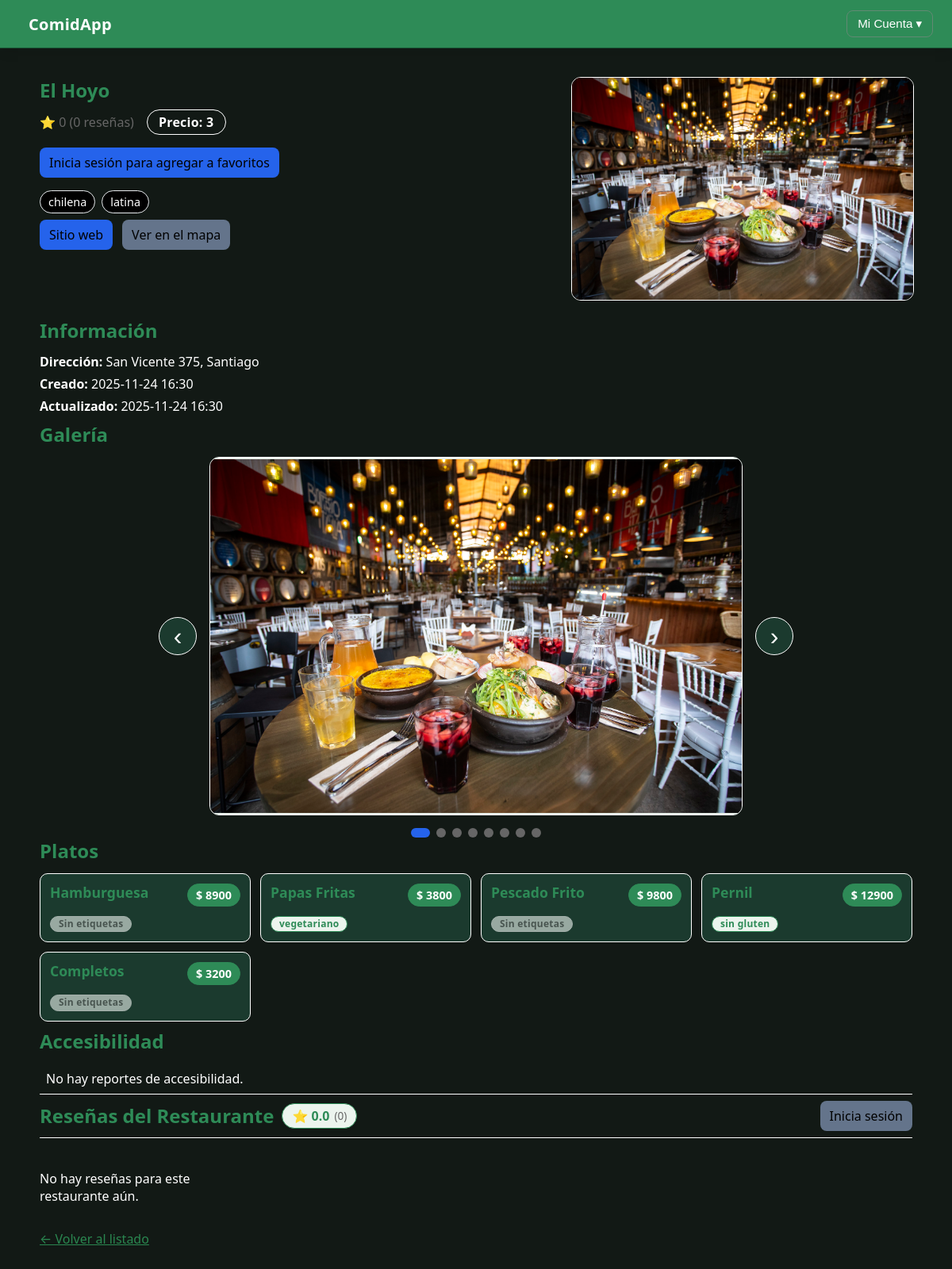
Page /restaurantes/3/ on the committed database.
### aplicacion/models.py (models this page shows, shortened)
class Restaurant(models.Model):
    name = models.CharField(max_length = 100)
    address = models.CharField(max_length = 100)
    lat = models.FloatField()
    lon = models.FloatField()
    price = models.IntegerField(choices = [(1, 1), (2, 2), (3, 3), (4, 4), (5, 5)])
    url = models.URLField(blank = True, null = True)
    cuisines = models.ManyToManyField(Cuisine, blank = True)
    tags = models.ManyToManyField("Tag", through = "RestaurantTag", blank = True)
    avg_rating = models.FloatField(default = 0)
    review_count = models.IntegerField(default = 0)
    created_at = models.DateTimeField(auto_now_add = True)
    updated_at = models.DateTimeField(auto_now = True)
    class Meta:
        models.Index(fields = ["name"])
        models.Index(fields = ["address"])

class Cuisine(models.Model):
    name = models.CharField(max_length = 100, unique = True)

class Photo(models.Model):
    class Category(models.TextChoices):
        KITCHEN = "kitchen", "kitchen"
        BATHROOM = "bathroom", "bathroom"
        TABLES = "tables", "tables"
        ENTRANCE = "entrance", "entrance"
        MENU = "menu", "menu"
        DISH = "dish", "dish"
        OTHER = "other", "other"  # categoría comodín
    uploaded_by = models.ForeignKey(
        settings.AUTH_USER_MODEL, on_delete = models.CASCADE, null = True, blank = True
    )
    restaurant = models.ForeignKey(
        Restaurant, on_delete = models.CASCADE, related_name = "photos"
    )
    dish = models.ForeignKey(
        Dish, on_delete = models.SET_NULL, null = True, blank = True, related_name = "photos"
    )
    category = models.CharField(max_length = 20, choices = Category.choices)
    category_label = models.CharField(max_length = 50, blank = True)
    image = models.ImageField(
        upload_to='photos/',
        max_length=300
    )
    taken_at = models.DateField(null = True, blank = True)
    is_approved = models.BooleanField(default = False)
    created_at = models.DateTimeField(auto_now_add = True)

class Dish(models.Model):
    restaurant = models.ForeignKey(
        Restaurant, on_delete = models.CASCADE, related_name = "dishes"
    )
    dish_type = models.ForeignKey(
        DishType, on_delete = models.SET_NULL, null = True, blank = True, related_name = "restaurant_dishes"
    )
    name = models.CharField(max_length = 100)              # nombre tal cual en la carta del restaurant
    description = models.TextField(blank = True)
    price_ref = models.IntegerField(default = 0)
    tags = models.ManyToManyField("Tag", through = "DishTag", blank = True)
    class Meta:
        unique_together = ("restaurant", "name")

class Tag(models.Model):
    SCOPE = [
        ("restaurant", "restaurant"),
        ("dish", "dish"),
        ("both", "both"),
    ]
    code = models.SlugField(max_length = 100, unique = True)
    name = models.CharField(max_length = 100, unique = True)
    scope = models.CharField(max_length = 20, choices = SCOPE, default = "both")
    group = models.CharField(max_length = 50, blank = True)
    def __str__(self) -> str:
        return self.name

### aplicacion/views.py (the view)
# urls.py: path('restaurantes/<int:restaurante_id>/', views.detalle_restaurante, name='detalle_restaurante'),
def detalle_restaurante(request, restaurante_id):
    restaurante = get_object_or_404(Restaurant, pk=restaurante_id)
    form = RestaurantReviewForm()
    return render(request, "detalle_restaurante.html", {
        "restaurante": restaurante,
        "form": form
        })

### aplicacion/templates/detalle_restaurante.html (shortened to what this page needs)
{% extends "base.html" %}
{% load static %}
{% block extra_head %}
<link rel="stylesheet" href="{% static 'styles/detalle_restaurante.css' %}">
<link rel="stylesheet" href="{% static 'styles/create_resena.css' %}">
{% endblock %}
{% block contenido %}
<section class="restaurant-header">
    <div class="title-and-meta">
        <h1 class="restaurant-name">{{ restaurante.name }}</h1>
        <div class="meta">
            <span class="rating">⭐ {{ restaurante.avg_rating|default:0 }} ({{ restaurante.review_count|default:0 }} reseñas)</span>
            <span class="price">Precio: {{ restaurante.price }}</span>
        </div>
        {% if user.is_authenticated %}
            <form action="{% url 'toggle_favorito' restaurante.id %}" method="post" style="margin: 10px 0;">
                {% csrf_token %}
                {% if restaurante in user.favoritos.all %}
                    <button type="submit" class="btn btn-danger">❤️ Quitar de favoritos</button>
                {% else %}
                    <button type="submit" class="btn btn-primary">🤍 Agregar a favoritos</button>
                {% endif %}
            </form>
        {% else %}
            <p>
                <a href="{% url 'login' %}?next={{ request.path }}" class="btn btn-secondary">
                    Inicia sesión para agregar a favoritos
                </a>
            </p>
        {% endif %}
        <div class="chips">
            {% for c in restaurante.cuisines.all %}
                <span class="chip">{{ c.name }}</span>
            {% empty %}
                <span class="chip chip--empty">Sin categoría</span>
            {% endfor %}
        </div>
        <div class="links">
            {% if restaurante.url %}
                <a class="btn" href="{{ restaurante.url }}" target="_blank" rel="noopener">Sitio web</a>
            {% endif %}
            <a class="btn btn--secondary" href="https://www.google.com/maps?q={{ restaurante.lat }},{{ restaurante.lon }}" target="_blank" rel="noopener">Ver en el mapa</a>
        </div>
    </div>
    <div class="cover">
        {% with cover=restaurante.photos.all.0 %}
            {% if cover  and cover.image %}
                <img class="restaurant-cover" src="{{ cover.image.url}}" alt="Foto de {{ restaurante.name }}" loading="lazy">
            {% else %}
                <img class="restaurant-cover" src="{% static 'img/placeholder-restaurant.png' %}" alt="Sin foto">
            {% endif %}
        {% endwith %}
    </div>
</section>
<section class="restaurant-info">
    <h2>Información</h2>
    <ul class="info-list">
        <li><strong>Dirección:</strong> {{ restaurante.address }}</li>
        <li><strong>Creado:</strong> {{ restaurante.created_at|date:'Y-m-d H:i' }}</li>
        <li><strong>Actualizado:</strong> {{ restaurante.updated_at|date:'Y-m-d H:i' }}</li>
    </ul>
</section>
<section class="restaurant-gallery">
    <h2>Galería</h2>
    {% if restaurante.photos.all %}
        <div class="carousel-container">
            <button class="carousel-btn carousel-btn-prev" onclick="moveCarousel(-1)">‹</button>
            <div class="carousel">
                <div class="carousel-track">
                    {% for photo in restaurante.photos.all %}
                        <div class="carousel-slide">
                            <img src="{{ photo.image.url}}" alt="{{ photo.category_label|default:photo.category }}" loading="lazy">
                        </div>
                    {% endfor %}
                </div>
            </div>
            <button class="carousel-btn carousel-btn-next" onclick="moveCarousel(1)">›</button>
        </div>
        <div class="carousel-indicators">
            {% for photo in restaurante.photos.all %}
                <span class="carousel-dot" onclick="goToSlide({{ forloop.counter0 }})"></span>
            {% endfor %}
        </div>
    {% else %}
        <p>No hay fotos disponibles.</p>
    {% endif %}
</section>
<section class="restaurant-dishes">
    <h2>Platos</h2>
    <div class="cards">
        {% for dish in restaurante.dishes.all %}
            <article class="card">
                <header>
                    <h3>{{ dish.name }}</h3>
                    {% if dish.price_ref %}<span class="badge">$ {{ dish.price_ref }}</span>{% endif %}
                </header>
                <div class="tags">
                    {% for tag in dish.tags.all %}
                        <span class="tag">{{ tag.name }}</span>
                    {% empty %}
                        <span class="tag tag--empty">Sin etiquetas</span>
                    {% endfor %}
                </div>
            </article>
        {% empty %}
            <p>No hay platos registrados.</p>
        {% endfor %}
    </div>
</section>
<section class="restaurant-accessibility">
    <h2>Accesibilidad</h2>
    <ul class="access-list">
        {% for ar in restaurante.access_reports.all %}
            <li>
                <strong>{{ ar.feature.name }}</strong>
                <span class="badge status-{{ ar.status }}">{{ ar.status }}</span>
                {% if ar.notes %}<span class="muted"> · {{ ar.notes }}</span>{% endif %}
                {% if ar.source_type %}<span class="muted"> · fuente: {{ ar.source_type }}</span>{% endif %}
            </li>
        {% empty %}
            <li>No hay reportes de accesibilidad.</li>
        {% endfor %}
    </ul>
</section>
<section class="restaurant-reviews">
    <div class="section-header">
    <div style="display: flex; align-items: center; gap: 10px;">
        <h2>Reseñas del Restaurante</h2>
        <span class="rating-badge">
            ⭐ {{ restaurante.avg_rating|default:0|floatformat:1 }}
            <span class="count-muted">
                ({% if restaurante.review_count %}{{ restaurante.review_count }}{% else %}{{ restaurante.reviews.count }}{% endif %})
            </span>
        </span>
    </div>
    {% if user.is_authenticated %}
        <button onclick="openModal()" class="btn-primary">+ Añadir Reseña</button>
    {% else %}
        <a href="/admin/login/?next={{ request.path }}" class="btn btn--secondary">Inicia sesión</a>
    {% endif %}
    </div>
    <div class="cards">
    {% for review in restaurante.reviews.all %}
        <article class="card review">
            <header>
                <div class="review-user">
                    <h3>{{ review.user.username }}</h3>
                    <footer class="muted" style="font-size: 0.8rem;">{{ review.created_at|date:'d/m/Y' }}</footer>
                </div>
                <span class="stars">⭐ {{ review.rating }}</span>
            </header>
            <p>{{ review.comment }}</p>
            {% if review.tags.all %}
                <div class="review-tags">
                    {% for tag in review.tags.all %}
                        <span class="mini-tag">{{ tag.name}} </span>
                    {% endfor %}
                </div>
            {% endif %}
            {% if review.photo %}
                <div class="review-image-container">
                    <a href="{{ review.photo.url }}" target="_blank">
                        <img src="{{ review.photo.url }}" alt="Foto de reseña" loading="lazy">
                    </a>
                </div>
            {% endif %}
        </article>
    {% empty %}
        <p class="no-reviews-msg">No hay reseñas para este restaurante aún.</p>
    {% endfor %}
</div>
</section>
<p><a href="/">← Volver al listado</a></p>
{% endblock %}

### aplicacion/static/styles/main.css (style rules this page uses)
html { color-scheme: light dark; }
:root { --bg: #f5f6f4; --panel: #ffffff; --elev: #ecf4ee; --fg: #1b3a2e; --muted: #4d665b; --brand: #2e8b57; --brand-700: #26724a; --brand-800: #1f5a3d; --ok: #2ecc71; --warn: #f7b500; --danger: #e74c3c; --border: #c5d1c8; --border-soft: #dde5df; --radius: 12px; --shadow: 0 4px 14px rgba(0,0,0,0.1); }
body { margin: 0; font-family: system-ui, -apple-system, "Segoe UI", Roboto, Arial, sans-serif; background: var(--bg); color: var(--fg); }
h1, h2, h3 { margin: 0 0 .75rem 0; color: var(--brand); }
a { color: color-mix(in oklab, var(--brand) 90%, #006400); }
.restaurant-name { font-weight:700; }

### aplicacion/static/styles/detalle_restaurante.css (style rules this page uses)
:root { --bg: #121915; --fg: #fff; --muted: #666; --chip: #000; --chip-border: #e9ecef; --card: #1b3a2e; --border: #ffffff; --primary: #2563eb; --secondary: #64748b; --ok: #16a34a; --warn: #d97706; --bad: #dc2626; --fs-xs: .75rem; --fs-sm: .85rem; --fs-base: 1rem; --fs-lg: 1.125rem; }
body { color: var(--fg); }
.restaurant-header { display: grid; grid-template-columns: 1.2fr .8fr; gap: 24px; align-items: start; margin: 16px 0; }
.restaurant-name { margin: 0 0 8px 0; }
.meta { display: flex; gap: 16px; align-items: center; color: var(--muted); }
.price { padding: 4px 14px; border: 1px solid var(--border); border-radius: 999px; color: var(--fg); font-size: var(--fs-base); font-weight: 600; letter-spacing: .25px; }
.chips { display: flex; gap: 8px; flex-wrap: wrap; margin: 8px 0; }
.chip { background: var(--chip); border: 1px solid var(--chip-border); padding: 4px 10px; border-radius: 999px; font-size: .9rem; }
.links { display: flex; gap: 12px; margin-top: 8px; }
.btn { display: inline-block; padding: 8px 12px; border-radius: 8px; background: var(--primary); color: #000; text-decoration: none; }
.btn--secondary { background: var(--secondary); }
.cover img { width: 100%; height: 280px; object-fit: cover; border-radius: 12px; border: 1px solid var(--border); }
.restaurant-info .info-list { list-style: none; padding: 0; margin: 8px 0; }
.restaurant-info .info-list li { margin: 6px 0; }
.carousel-container { position: relative; max-width: 800px; margin: 0 auto; display: flex; align-items: center; gap: 16px; }
.carousel { flex: 1; overflow: hidden; border-radius: 12px; background: var(--card); border: 1px solid var(--border); }
.carousel-track { display: flex; transition: transform 0.4s ease-in-out; }
.carousel-slide { min-width: 100%; display: flex; justify-content: center; align-items: center; background: var(--elev); }
.carousel-slide img { width: 100%; height: 450px; object-fit: contain; display: block; background: var(--elev); }
.carousel-btn { background: var(--card); border: 1px solid var(--border); color: var(--fg); font-size: 2rem; width: 48px; height: 48px; border-radius: 50%; cursor: pointer; display: flex; align-items: center; justify-content: center; transition: all 0.2s ease; flex-shrink: 0; }
.carousel-indicators { display: flex; justify-content: center; gap: 8px; margin-top: 16px; }
.carousel-dot { width: 12px; height: 12px; border-radius: 50%; background: var(--muted); cursor: pointer; transition: all 0.2s ease; }
.carousel-dot.active { background: var(--primary); width: 24px; border-radius: 6px; }
.cards { display: grid; grid-template-columns: repeat(auto-fill, minmax(240px, 1fr)); gap: 12px; margin: 8px 0; }
.card { background: var(--card); border: 1px solid var(--border); border-radius: 10px; padding: 12px; }
.card header { display: flex; justify-content: space-between; align-items: flex-start; gap:10px; margin-bottom: 8px; }
.card header h3 { margin:0; font-size: 1.1rem; line-height: 1.3; flex:1; }
.badge { background: var(--brand); color: #ffffff; border: 1px solid var(--brand); border-radius: 999px; padding: 4px 10px; font-size: 0.9rem; font-weight: 700; white-space: nowrap; flex-shrink: 0; }
.tags { display: flex; gap: 6px; flex-wrap: wrap; margin-top: 12px; }
.tag { display: inline-flex; align-items: center; background-color: var(--elev); color: var(--brand); border: 1px solid var(--brand); padding: 2px 10px; border-radius: 12px; font-size: 0.75rem; font-weight: 600; line-height: 1.2; letter-spacing: .25px; }
.tag--empty { opacity: 0.6; border-color: var(--border); color: var(--muted); }
.access-list { list-style: none; padding: 0; margin: 8px 0; }
.access-list li { padding: 8px; border-bottom: 1px solid var(--border); }

### rows in the picture
Restaurant: name "El Hoyo", avg_rating "0", review_count "0", price "3", address "San Vicente 375, Santiago", created_at "2025-11-24 16:30", updated_at "2025-11-24 16:30", avg_rating "0.0", reviews.count "0"
Cuisine: name "chilena"
Cuisine: name "latina"
Dish: name "Hamburguesa", price_ref "8900"
Dish: name "Papas Fritas", price_ref "3800"
Tag: name "vegetariano"
Dish: name "Pescado Frito", price_ref "9800"
Dish: name "Pernil", price_ref "12900"
Tag: name "sin gluten"
Dish: name "Completos", price_ref "3200"
